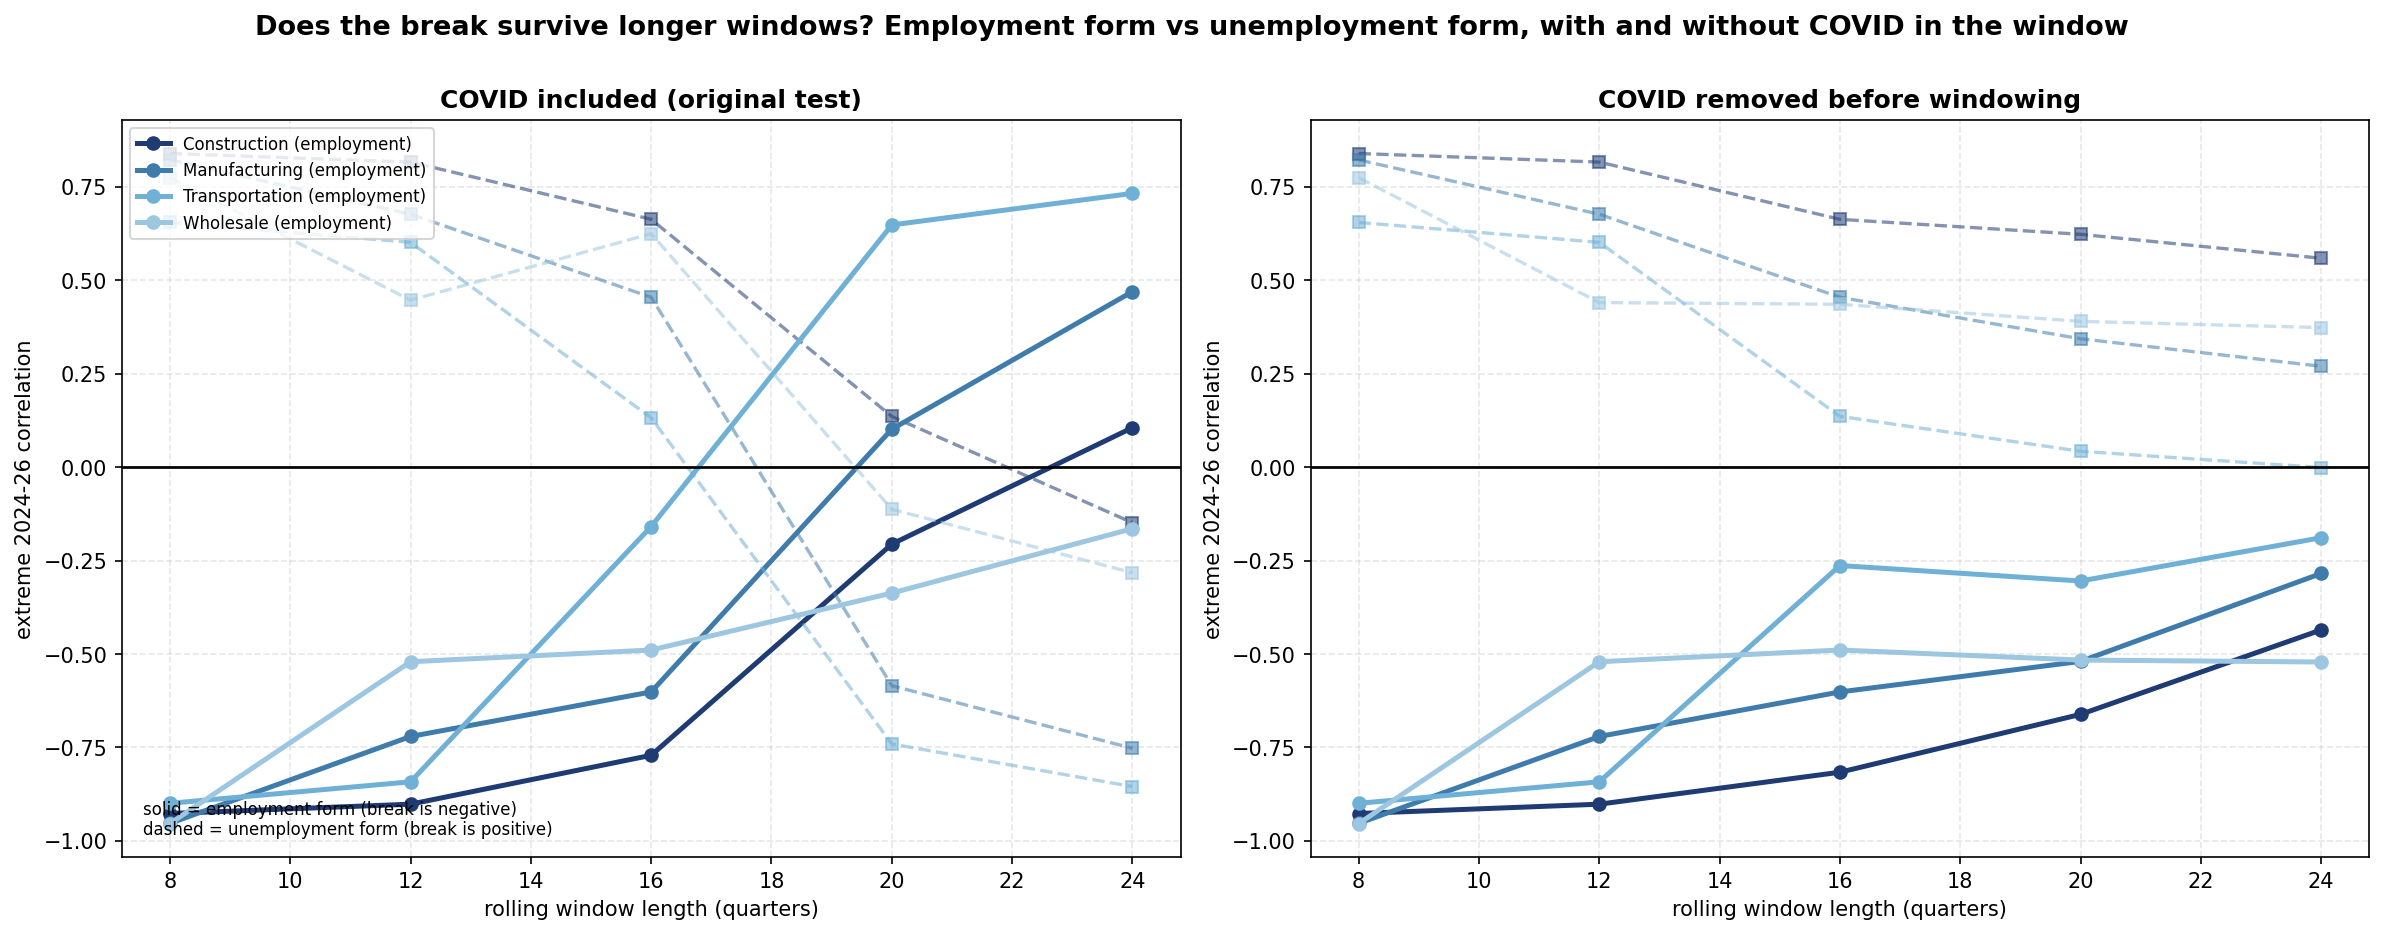

Python code for this plot:
"""
window_robustness.py
The test that decides whether the employment-form break is real.

WHY THIS IS THE DECIDING TEST
why_in_sync.py killed the original goods-sector "Okun inversion" with one
observation: measured on the UNEMPLOYMENT form, it reverses at 20-quarter
windows. Three of four sectors go negative again, meaning the law holds. A
structural break should not care whether you look through a 12-quarter or a
20-quarter window; a short-window artifact does. That is why this folder's
headline conclusion became "the hiring slowdown is real, the inversion is not."

okun_decomposed.py then found the inversion is LARGER when measured on
employment instead of unemployment, and employment is a headcount that
labour-force exit cannot distort. If that employment-form break also dissolves at
20 quarters, both forms are short-window artifacts and nothing changes. If it
survives where the unemployment form did not, the folder's headline conclusion is
wrong and the break is real.

A CONFOUND THE ORIGINAL TEST DID NOT CONTROL FOR
A 20-quarter window ending in 2025 reaches back to 2020. COVID was the single
most Okun-consistent episode in the entire sample: output collapsed and jobs
vanished together, driving rolling correlations to between -0.68 and -0.97. So
lengthening the window does two things at once, it adds more of the recent period
AND it drags COVID in, and COVID alone would push the correlation back toward
normal regardless of what happened in 2024-2025.

That makes the original 20-quarter reversal ambiguous. This script separates the
two by running every window length twice, once with COVID quarters left in and
once with them removed before the windows are formed, so a "20-quarter window"
means 20 non-COVID quarters.

INFERENCE
Rolling windows overlap heavily, so ordinary p-values are invalid, as this project
has now learned three separate times. Significance here is a circular-shift
bootstrap, which preserves each series' own autocorrelation exactly while
destroying the relationship between them.

Reads FRED CSVs from ../FRED-Data/. Writes window_robustness.png.
"""

import os
import glob
import numpy as np
import pandas as pd
import matplotlib
matplotlib.use("Agg")
import matplotlib.pyplot as plt

HERE  = os.path.dirname(os.path.abspath(__file__))
DATA  = os.path.join(HERE, "..", "FRED-Data") + os.sep
COVID = pd.date_range("2020-04-01", "2021-10-01", freq="QS")
WINDOWS = [8, 12, 16, 20, 24]
NBOOT = 4000
RNG = np.random.default_rng(90210)

SEC = {
    "Construction": ("construction_value_added_RVAC.csv",
                     "construction_unemployment_rate_LNU04032231.csv",
                     ["construction_employment_USCONS.csv"], "#1f3b73"),
    "Manufacturing": ("manufacturing_value_added_RVAMA.csv",
                      "manufacturing_unemployment_rate_LNU04032232.csv",
                      ["manufacturing_employment_MANEMP.csv"], "#3f7cac"),
    "Transportation": ("transportation_warehousing_value_added_RVAT.csv",
                       "transportation_utilities_unemployment_rate_LNU04032236.csv",
                       ["transportation_warehousing_employment_CES4300000001.csv",
                        "utilities_employment_CES4422000001.csv"], "#6fb0d6"),
    "Wholesale": ("wholesale_trade_value_added_RVAW.csv",
                  "wholesale_retail_trade_unemployment_rate_LNU04032235.csv",
                  ["wholesale_trade_employment_USWTRADE.csv"], "#9dc6e0"),
}


def rd(n):
    p = DATA + n if os.path.exists(DATA + n) else glob.glob(DATA + "*" + n)[0]
    d = pd.read_csv(p)
    d.columns = [c.strip() for c in d.columns]
    d[d.columns[0]] = pd.to_datetime(d[d.columns[0]])
    d = d.set_index(d.columns[0])
    return pd.to_numeric(d.iloc[:, 0], errors="coerce").dropna()


def roll_corr(a, b, w, drop_covid):
    d = pd.DataFrame({"a": a, "b": b}).dropna()
    if drop_covid:
        d = d[~d.index.isin(COVID)]
    idx = d.index.tolist()
    o = {}
    for i in range(w, len(idx) + 1):
        seg = d.iloc[i - w:i]
        if seg.a.std() > 1e-9 and seg.b.std() > 1e-9:
            o[idx[i - 1]] = np.corrcoef(seg.a, seg.b)[0, 1]
    return pd.Series(o)


def matched_null_p(a, b, obs, n_obs, tail):
    """
    Circular-shift null drawn at the SAME window length as the observed statistic.
    An earlier version compared an 8-quarter statistic against a null built from
    full-length series, whose spread is far smaller, which returned p = 1.0 for a
    strongly negative correlation. Window length must match.
    """
    d = pd.DataFrame({"a": a, "b": b}).dropna()
    d = d[~d.index.isin(COVID)]
    x, y = d.a.to_numpy(), d.b.to_numpy()
    if len(x) < n_obs + 5 or np.isnan(obs):
        return np.nan
    vals = []
    for _ in range(NBOOT):
        ys = np.roll(y, RNG.integers(1, len(y) - 1))
        st = RNG.integers(0, len(x) - n_obs)
        s1, s2 = x[st:st + n_obs], ys[st:st + n_obs]
        if np.std(s1) > 1e-9 and np.std(s2) > 1e-9:
            vals.append(np.corrcoef(s1, s2)[0, 1])
    v = np.array(vals)
    return float((v <= obs).mean()) if tail == "low" else float((v >= obs).mean())


data = {}
for nm, (of, uf, efs, _) in SEC.items():
    y = (rd(of).pct_change(4) * 100).dropna()
    u = rd(uf).resample("QS").mean().diff(4).dropna()
    e = None
    for f in efs:
        x = rd(f).resample("QS").mean()
        e = x if e is None else e.add(x, fill_value=np.nan)
    data[nm] = (y, u, (e.pct_change(4) * 100).dropna())

print("=" * 100)
print("WINDOW-LENGTH ROBUSTNESS: does the employment-form break survive where the")
print("unemployment-form one dissolved?")
print("=" * 100)
print("\n  Unemployment form: normal NEGATIVE. Break means POSITIVE. Reported as the MAX")
print("  over 2024-2026, matching why_in_sync.py.")
print("  Employment form:   normal POSITIVE. Break means NEGATIVE. Reported as the MIN.\n")

for drop in [False, True]:
    tag = "COVID REMOVED before windowing" if drop else "COVID INCLUDED (as in why_in_sync.py)"
    print(f"\n  --- {tag} ---\n")
    print(f"  {'sector':<16}{'form':<7}" + "".join(f"{w:>8}q" for w in WINDOWS))
    for nm in SEC:
        y, u, eg = data[nm]
        ru, re_ = [], []
        for w in WINDOWS:
            a = roll_corr(y, u, w, drop)
            b = roll_corr(y, eg, w, drop)
            a2 = a.loc["2024":"2026"]
            b2 = b.loc["2024":"2026"]
            ru.append(a2.max() if len(a2) else np.nan)
            re_.append(b2.min() if len(b2) else np.nan)
        print(f"  {nm:<16}{'unemp':<7}" + "".join(f"{v:>+9.2f}" for v in ru))
        print(f"  {'':<16}{'emp':<7}" + "".join(f"{v:>+9.2f}" for v in re_))

print("\n" + "=" * 100)
print("THE DECIDING COMPARISON: sign at the 20-quarter window")
print("=" * 100)
print("\n  why_in_sync.py's finding was that at 20 quarters the unemployment-form")
print("  inversion reverses. Does the employment-form break do the same?\n")
print(f"  {'sector':<16}{'COVID in: unemp':>17}{'emp':>8}   {'COVID out: unemp':>18}{'emp':>8}")
survive_in, survive_out = 0, 0
for nm in SEC:
    y, u, eg = data[nm]
    row = []
    for drop in [False, True]:
        a = roll_corr(y, u, 20, drop).loc["2024":"2026"]
        b = roll_corr(y, eg, 20, drop).loc["2024":"2026"]
        au = a.max() if len(a) else np.nan
        be = b.min() if len(b) else np.nan
        row += [au, be]
        if not drop and be < 0:
            survive_in += 1
        if drop and be < 0:
            survive_out += 1
    print(f"  {nm:<16}{row[0]:>+17.2f}{row[1]:>+8.2f}   {row[2]:>+18.2f}{row[3]:>+8.2f}")
print(f"\n  Employment-form break still negative at 20q, COVID included : "
      f"{survive_in} of {len(SEC)}")
print(f"  Employment-form break still negative at 20q, COVID removed  : "
      f"{survive_out} of {len(SEC)}")

print("\n" + "=" * 100)
print("IS THE EMPLOYMENT-FORM BREAK SIGNIFICANT? Matched-length circular-shift bootstrap")
print("=" * 100)
print("\n  Tested on the POOLED 2024-2026 correlation rather than a rolling mean, because")
print("  a rolling value indexed at t is built from t-11 to t and therefore describes")
print("  an earlier period than its label suggests.\n")
print(f"  {'sector':<16}{'2013-19':>10}{'2024-26':>10}{'n':>4}{'boot p':>9}   verdict")
for nm in SEC:
    y, u, eg = data[nm]
    d1 = pd.DataFrame({"a": y, "b": eg}).dropna().loc["2013":"2019"]
    d1 = d1[~d1.index.isin(COVID)]
    d2 = pd.DataFrame({"a": y, "b": eg}).dropna().loc["2024":"2026"]
    d2 = d2[~d2.index.isin(COVID)]
    pre = np.corrcoef(d1.a, d1.b)[0, 1] if len(d1) > 3 else np.nan
    cur = np.corrcoef(d2.a, d2.b)[0, 1] if len(d2) > 3 else np.nan
    p = matched_null_p(y, eg, cur, len(d2), "low")
    v = "significant break" if (not np.isnan(p) and p < 0.05) else "no significant break"
    print(f"  {nm:<16}{pre:>+10.3f}{cur:>+10.3f}{len(d2):>4}{p:>9.3f}   {v}")

fig, axes = plt.subplots(1, 2, figsize=(16, 6.2))
for ax, drop in zip(axes, [False, True]):
    for nm, (_, _, _, c) in SEC.items():
        y, u, eg = data[nm]
        vals = []
        for w in WINDOWS:
            b = roll_corr(y, eg, w, drop).loc["2024":"2026"]
            vals.append(b.min() if len(b) else np.nan)
        ax.plot(WINDOWS, vals, marker="o", lw=2.4, color=c, label=f"{nm} (employment)")
        vu = []
        for w in WINDOWS:
            a = roll_corr(y, u, w, drop).loc["2024":"2026"]
            vu.append(a.max() if len(a) else np.nan)
        ax.plot(WINDOWS, vu, marker="s", lw=1.6, ls="--", color=c, alpha=0.55)
    ax.axhline(0, color="black", lw=1.3)
    ax.set_xlabel("rolling window length (quarters)", fontsize=10)
    ax.set_ylabel("extreme 2024-26 correlation", fontsize=10)
    ax.set_title(("COVID removed before windowing" if drop
                  else "COVID included (original test)"), fontsize=12, fontweight="bold")
    ax.grid(True, ls="--", alpha=0.3)
axes[0].legend(fontsize=8, loc="upper left")
axes[0].text(0.02, 0.03, "solid = employment form (break is negative)\n"
                          "dashed = unemployment form (break is positive)",
             transform=axes[0].transAxes, fontsize=8)
fig.suptitle("Does the break survive longer windows? Employment form vs unemployment form, "
             "with and without COVID in the window", fontsize=13, fontweight="bold", y=1.0)
plt.tight_layout()
out = os.path.join(HERE, "window_robustness.png")
plt.savefig(out, dpi=150, bbox_inches="tight")
print(f"\nChart saved: {out}")
